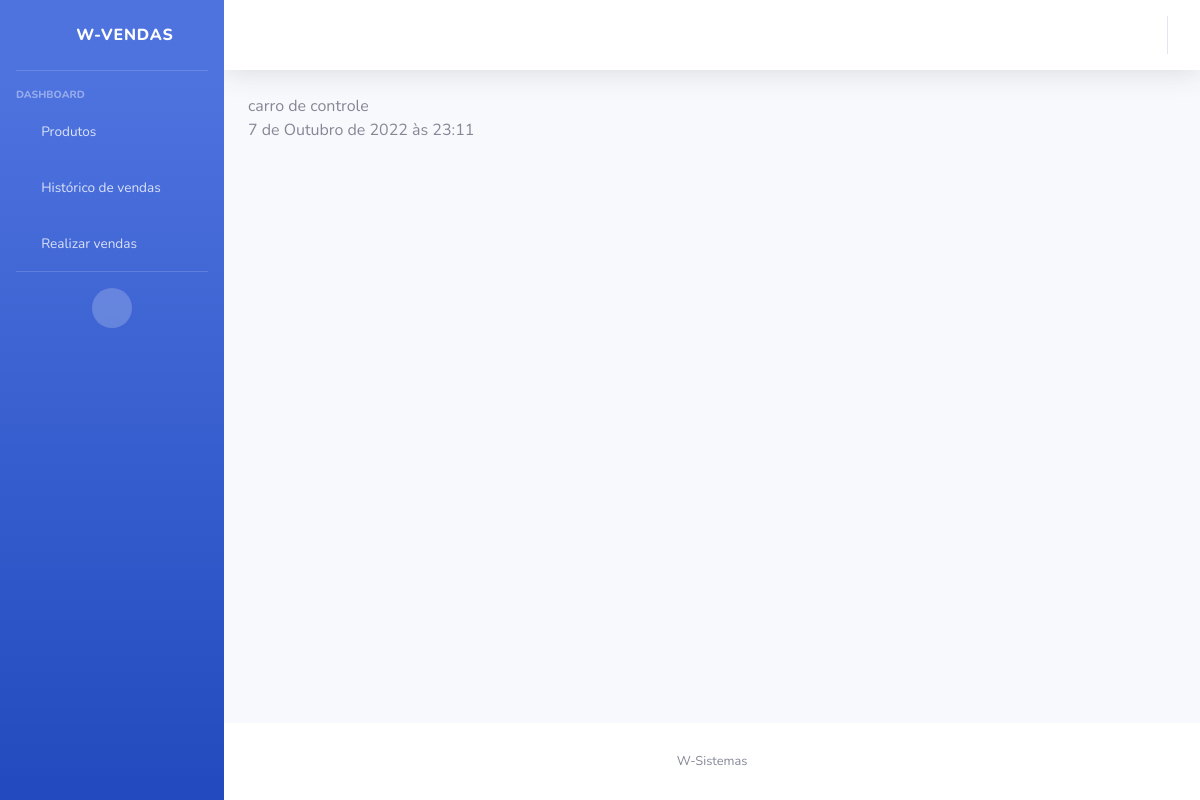
The app's page /venda-detalhe/1 with its own data.
### vendas_app/models.py (models this page shows, shortened)
class Produto(models.Model):
    nome = models.CharField(max_length=150, blank=False, null=False)
    preco_do_produto = models.DecimalField(decimal_places=2, blank=False, null=False, max_digits=6)
    categoria = models.ForeignKey(Categoria, verbose_name='Categoria', on_delete=models.CASCADE)
    quantidade = models.IntegerField()
    desc = models.TextField(max_length=250, blank=True, null=True)
    def __str__(self):
        return self.nome

class Carrinho(models.Model):
    produtos = models.ManyToManyField(Produto, blank=True, related_name='vendas')
    data_compra = models.DateTimeField(auto_now_add=True)
    valor_da_compra = models.DecimalField(decimal_places=2, max_digits=150)
    quantidade = models.IntegerField()

### vendas_app/views.py (the view)
# urls.py: path('venda-detalhe/<int:pk>', views.vendas_detalhes, name='venda-detalhe'),
def vendas_detalhes(request, pk):
    venda = Carrinho.objects.get(pk=pk)
    produtos = ", ".join([str(p) for p in venda.produtos.all()])
    return render(request, 'html/venda-detalhe.html', {'venda':venda, 'produtos': produtos})

### vendas_app/templates/html/venda-detalhe.html (shortened to what this page needs)
{% extends 'base.html' %}
{% block content%}
    {{produtos}}<br>
    {{venda.data_compra}}
{% endblock content%}

### records on screen
Produto: nome "carro de controle"
Carrinho: data_compra "7 de Outubro de 2022 às 23:11"
